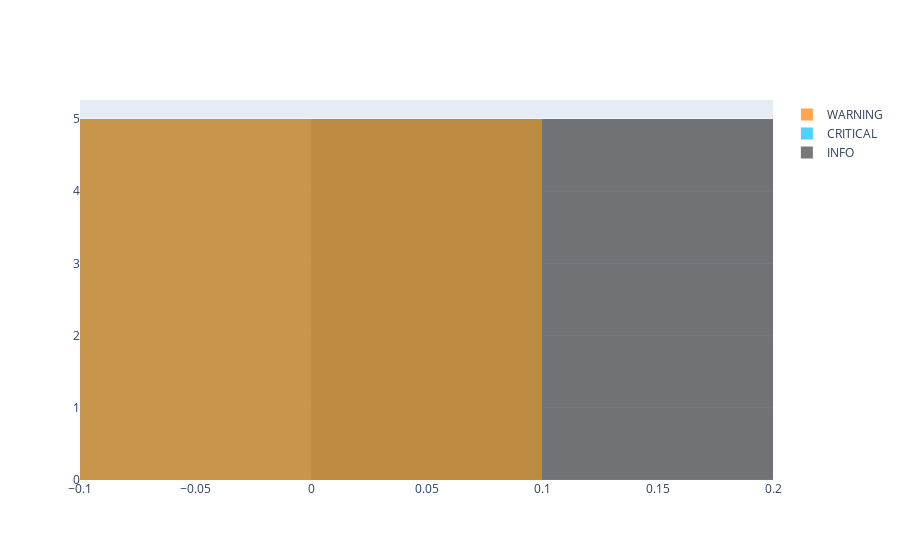

Notebook code for this chart:
### Code cell
hist_data = []
label = []
colors = ['#3f3f3f', '#00bfff', '#ff7f00']

for value in list(dict(severity.value_counts()).keys()):
    hist_data.append(series_x.where(severity ==value))
    label.append(value)

distplfig = ff.create_distplot(hist_data, group_labels=label, colors=colors,show_rug=False, show_curve=False, show_hist=True,  bin_size=.2)
hist_fig.update_traces(opacity=0.75)
distplfig.show()

### Figure 1 — Plotly figure (JSON) as saved in the notebook; plotly's stock layout.template omitted (floating-point values rounded to 4 significant figures)
{"data": [{"autobinx": false, "histnorm": "probability density", "legendgroup": "INFO", "marker": {"color": "#3f3f3f"}, "name": "INFO", "opacity": 0.7, "type": "histogram", "x": [0.0047, 0.0007, 0.002, 0, 0.0007, 0, 0.0007, 0.0007, 0.0254, 0, 0, 0, 0, null, null, null, null, null, null, null, 0, 0, 0, 0, null, null, null, 0, 0, 0, null, null, null, null, null, null, null, 0, null, null, null, null, null, null, null, null, 0.0007, 0, 0.0007, 0, 0.0007, 0.0007, 0, 0.0007, 0.0007, 0, 0.0007, 0, 0.0027, 0, 0.0007, 0.0007, 0.0013, 0.0013, 0, 0, 0, 0, 0, null, null, null, null, null, null, null, null, null, null, null, null, null, null, null, null, null, null, null, null, null, null, null, null, null, null, null, null, null, null, null, null, null, null, null, null, null, null, 0, 0.0007, 0, 0.0007, 0, 0.0007, 0.0007, 0, 0.0007, 0, 0.0007, 0.0007, 0], "xaxis": "x", "xbins": {"end": 0.0254, "size": 0.2, "start": 0}, "yaxis": "y"}, {"autobinx": false, "histnorm": "probability density", "legendgroup": "CRITICAL", "marker": {"color": "#00bfff"}, "name": "CRITICAL", "opacity": 0.7, "type": "histogram", "x": [null, null, null, null, null, null, null, null, null, null, null, null, null, null, null, null, null, null, null, null, null, null, null, null, null, null, null, null, null, null, null, null, null, null, null, null, null, null, null, null, null, null, null, null, null, null, null, null, null, null, null, null, null, null, null, null, null, null, null, null, null, null, null, null, null, null, null, null, null, 0, 0, 0, 0, 0, 0, 0, 0, 0, 0, 0, 0, 0, 0, 0, 0, 0, 0, 0, 0, 0, 0, 0, 0, 0, 0, 0, 0, 0, 0, 0, 0, 0, 0.0007, 0.0027, 0.0007, 0, 0.0007, null, null, null, null, null, null, null, null, null, null, null, null, null], "xaxis": "x", "xbins": {"end": null, "size": 0.2, "start": null}, "yaxis": "y"}, {"autobinx": false, "histnorm": "probability density", "legendgroup": "WARNING", "marker": {"color": "#ff7f00"}, "name": "WARNING", "opacity": 0.7, "type": "histogram", "x": [null, null, null, null, null, null, null, null, null, null, null, null, null, 0, 0, 0, 0, 0, 0, 0.0007, null, null, null, null, 0, 0, 0, null, null, null, 0, 0, 0, 0, 0.0027, 0, 0, null, 0, 0, 0, 0, 0.0007, 0.0007, 0, 0.0007, null, null, null, null, null, null, null, null, null, null, null, null, null, null, null, null, null, null, null, null, null, null, null, null, null, null, null, null, null, null, null, null, null, null, null, null, null, null, null, null, null, null, null, null, null, null, null, null, null, null, null, null, null, null, null, null, null, null, null, null, null, null, null, null, null, null, null, null, null, null, null, null, null, null], "xaxis": "x", "xbins": {"end": null, "size": 0.2, "start": null}, "yaxis": "y"}], "layout": {"barmode": "overlay", "hovermode": "closest", "legend": {"traceorder": "reversed"}, "xaxis": {"anchor": "y2", "domain": [0, 1], "zeroline": false}, "yaxis": {"anchor": "free", "domain": [0, 1], "position": 0}}}
